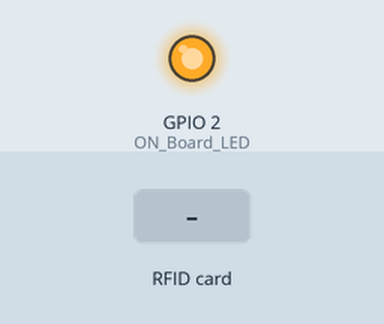
This sketch was run on a simulated ESP32. Parts: output pins drawn as LEDs (lit = HIGH). The inputs (shaded band) are chosen by the test bench. WiFi joins after 1.5 s; servers stay silent unless stated; uploads are accepted with an empty reply; what the sketch prints to the serial monitor is not drawn.

Above: at 3.2 s.
3.3 s: RFID card B8 57 22 E7 held to the reader
At 4.6 s:
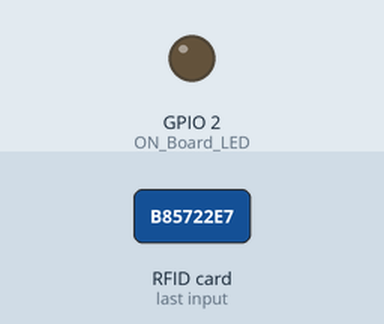
Timing chart, 0 to 6.4 s (numbered marks = the images above; inputs shaded):
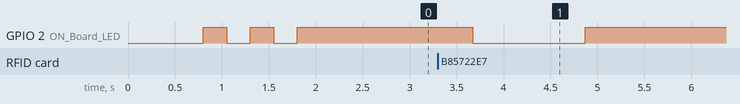

Measured:
- after the input at 3.3 s, GPIO 2 (ON_Board_LED): HIGH → LOW after 0.37 s, → HIGH 1.2 s later

The sketch:

esp32_rfid_data_sending_to_the_server.ino
```cpp
#include <WiFi.h>
#include <HTTPClient.h>
#include <SPI.h>
#include <MFRC522.h>
#include <Adafruit_NeoPixel.h>
#define NEOPIXEL_PIN 4     // Pin connected to the NeoPixels
#define NUM_PIXELS   16    // Number of NeoPixels
#define DELAY_MS     100   // Animation delay in milliseconds

Adafruit_NeoPixel pixels(NUM_PIXELS, NEOPIXEL_PIN, NEO_GRB + NEO_KHZ800);

#define SS_PIN 5 // SDA / SS is connected to GPIO 21
#define RST_PIN 27 // RST is connected to GPIO 22
MFRC522 mfrc522(SS_PIN, RST_PIN); // Create MFRC522 instance.

#define ON_Board_LED 2 // Defining an On Board LED, used for indicators when the process of connecting to a WiFi router

const char *ssid = "Dialog 4G 877";
const char *password = "b85722e7";

WiFiServer server(80); // Server on port 80

int readsuccess;
byte readcard[4];
char str[32] = "";
String StrUID;

void setup()
{
    Serial.begin(115200); // Initialize serial communications with the PC
    SPI.begin();          // Init SPI bus
    mfrc522.PCD_Init();   // Init MFRC522 card

    delay(500);

    WiFi.begin(ssid, password); // Connect to your WiFi router
    Serial.println("");

    pinMode(ON_Board_LED, OUTPUT);
    digitalWrite(ON_Board_LED, HIGH); // Turn off LED On Board

    Serial.print("Connecting");
    while (WiFi.status() != WL_CONNECTED)
    {
        Serial.print(".");
        digitalWrite(ON_Board_LED, LOW);
        delay(250);
        digitalWrite(ON_Board_LED, HIGH);
        delay(250);
    }
    digitalWrite(ON_Board_LED, HIGH);

    Serial.println("");
    Serial.print("Successfully connected to : ");
    Serial.println(ssid);
    Serial.print("IP address: ");
    Serial.println(WiFi.localIP());

    Serial.println("Please tag a card or keychain to see the UID !");
    Serial.println("");
}

void loop()
{// Run loading animation
 loadingAnimation(0x00, 0x00, 0xFF, 200); // Blue color loading animation
    readsuccess = getid();

    if (readsuccess)
    {
        digitalWrite(ON_Board_LED, LOW);
        HTTPClient http; // Declare object of class HTTPClient

        String UIDresultSend, postData;
        UIDresultSend = StrUID;

        // Post Data
        postData = "UIDresult=" + UIDresultSend;

        http.begin("http://192.168.8.190/pathfinder/getUID.php"); // Specify request destination
        http.addHeader("Content-Type", "application/x-www-form-urlencoded");              // Specify content-type header

        int httpCode = http.POST(postData); // Send the request
        String payload = http.getString();  // Get the response payload

        Serial.println(UIDresultSend);
        Serial.println(httpCode); // Print HTTP return code
        Serial.println(payload);  // Print request response payload

        http.end(); // Close connection
        delay(1000);
        digitalWrite(ON_Board_LED, HIGH);

          //----------------------------------------------------------
          //success loading animation

        loadingAnimation(0x00, 0xFF, 0x00, 50); // Green color loading animation
        delay(50);
        loadingAnimation(0x00, 0xFF, 0x00, 50); // Green color loading animation

    }
}


//---------------------------------------------------------------------------------
// Loading animation function
void loadingAnimation(uint8_t red, uint8_t green, uint8_t blue, uint8_t brightness) {
  for (int i = 0; i < NUM_PIXELS; i++) {
    // Clear all pixels
    pixels.clear();

    // Set the pixels from 0 to i (inclusive) to the specified color
    for (int j = 0; j <= i; j++) {
      pixels.setPixelColor(j, pixels.Color(red, green, blue));
    }

    // Show the updated pixels
    pixels.show();

    // Delay between each pixel update
    delay(DELAY_MS);
  }
}
//--------------------------------------------------

int getid()
{
    if (!mfrc522.PICC_IsNewCardPresent())
    {
        return 0;
    }
    if (!mfrc522.PICC_ReadCardSerial())
    {
        return 0;
    }

    Serial.print("THE UID OF THE SCANNED CARD IS : ");

    for (int i = 0; i < 4; i++)
    {
        readcard[i] = mfrc522.uid.uidByte[i]; // Storing the UID of the tag in readcard
        array_to_string(readcard, 4, str);
        StrUID = str;
    }
    mfrc522.PICC_HaltA();
    return 1;
}

void array_to_string(byte array[], unsigned int len, char buffer[])
{
    for (unsigned int i = 0; i < len; i++)
    {
        byte nib1 = (array[i] >> 4) & 0x0F;
        byte nib2 = (array[i] >> 0) & 0x0F;
        buffer[i * 2 + 0] = nib1 < 0xA ? '0' + nib1 : 'A' + nib1 - 0xA;
        buffer[i * 2 + 1] = nib2 < 0xA ? '0' + nib2 : 'A' + nib2 - 0xA;
    }
    buffer[len * 2] = '\0';
}
```
